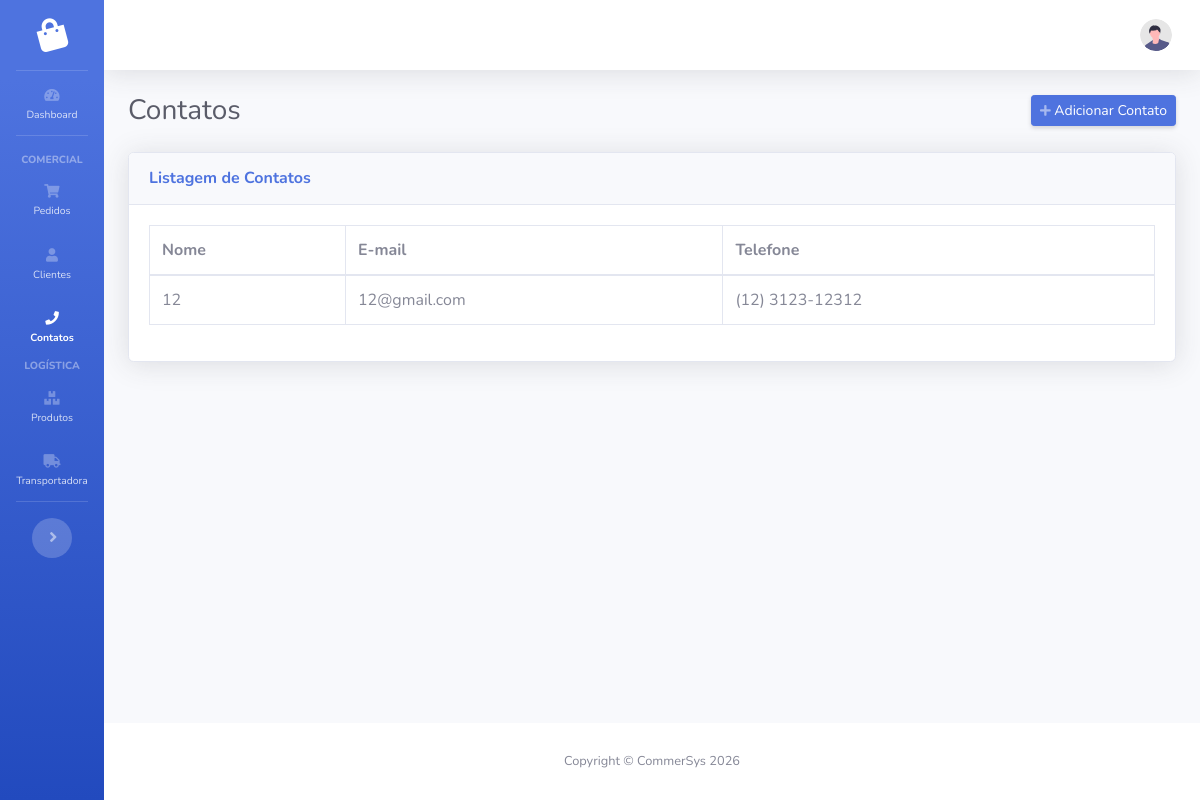
The app's page /comercial/contatos/, older data.
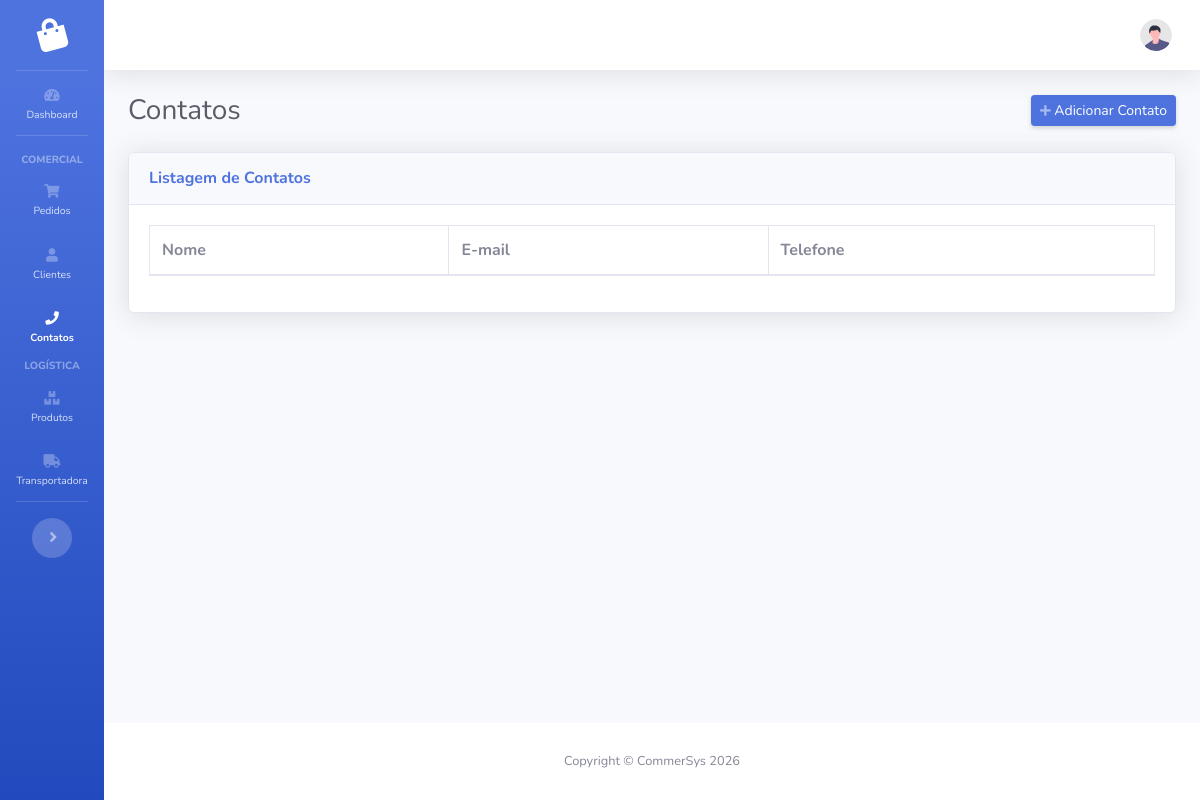
The same page, newer data.
### comercial/models.py (models this page shows, shortened)
class Contato(models.Model):
    nome = models.CharField(max_length=100)
    email = models.EmailField(max_length=254, blank=True, null=True)
    telefone = models.CharField(max_length=20, blank=True, null=True)
    created_at = models.DateTimeField(auto_now_add=True)
    updated_at = models.DateTimeField(auto_now=True)

### comercial/views.py (the view)
# urls.py: path('contatos/', views.ContatoListView.as_view(), name='contatos'),
class ContatoListView(ListView):
    model = Contato
    template_name = "comercial/contato_list.html"
    context_object_name = "contatos"

### comercial/templates/comercial/contato_list.html (shortened to what this page needs)
{% extends 'base.html' %}
{% load static %}
{% load humanize %}
{% block extra_css %}
    <link href="https://cdn.datatables.net/1.10.25/css/dataTables.bootstrap4.min.css"
          rel="stylesheet" />
{% endblock extra_css %}
{% block content %}
    <div class="d-flex align-items-center justify-content-between mb-4">
        <h1 class="h3 mb-0 text-gray-800">Contatos</h1>
        <a href="{% url 'comercial:contato_create' %}"
           class="d-sm-inline-block btn btn-sm btn-primary shadow-sm">
            <i class="fas fa-plus fa-sm text-white-50"></i>
            <span class="d-none d-sm-inline">Adicionar Contato</span>
        </a>
    </div>
    <div class="card shadow mb-4">
        <div class="card-header py-3">
            <h6 class="m-0 font-weight-bold text-primary">Listagem de Contatos</h6>
        </div>
        <div class="card-body">
            <div class="table-responsive">
                <table class="table table-bordered table-hover"
                       id="dataTable"
                       width="100%"
                       cellspacing="0">
                    <thead>
                        <tr>
                            <th>Nome</th>
                            <th>E-mail</th>
                            <th>Telefone</th>
                        </tr>
                    </thead>
                    <tbody>
                        {% for contato in contatos %}
                            <tr data-bs-detail="{% url 'comercial:contato_detail' contato.id %}"
                                style="cursor: pointer">
                                <td>{{ contato.nome|default_if_none:'Não inserido' }}</td>
                                <td>{{ contato.email|default_if_none:'Não inserido' }}</td>
                                <td>{{ contato.telefone|default_if_none:'Não inserido' }}</td>
                            </tr>
                        {% endfor %}
                    </tbody>
                </table>
            </div>
        </div>
    </div>
{% endblock content %}

### templates/base.html (shortened to what this page needs)
{% load static %}
<!DOCTYPE html>
<html lang="pt-br">
  <head>
    <link
      href="https://cdnjs.cloudflare.com/ajax/libs/font-awesome/5.15.3/css/all.min.css"
      rel="stylesheet"
      type="text/css"
    />
    <link
      href="https://cdn.jsdelivr.net/npm/bootstrap@4.6.0/dist/css/bootstrap.min.css"
      rel="stylesheet"
    />
    <link href="{% static 'css/sb-admin-2.css' %}" rel="stylesheet" />
    {% block extra_css %}{% endblock %}
  </head>
  <body id="page-top" class="sidebar-toggled">
    <div id="wrapper">
      {% include 'partials/_sidebar.html' %}
      <div id="content-wrapper" class="d-flex flex-column">
        <div id="content">
          {% include 'partials/_topbar.html' %}
          <div class="container-fluid">{% block content %}{% endblock %}</div>
        </div>
        {% include 'partials/_footer.html' %}
      </div>
    </div>
  </body>
</html>

### templates/partials/_sidebar.html (shortened to what this page needs)
{% load static %}
<ul
  class="navbar-nav bg-gradient-primary sidebar sidebar-dark accordion toggled"
  id="accordionSidebar"
>
  <a
    class="sidebar-brand d-flex align-items-center justify-content-center"
    href="{% url 'index' %}"
  >
    <div class="sidebar-brand-icon rotate-n-15">
      <i class="fas fa-shopping-bag"></i>
    </div>
  </a>
  <hr class="sidebar-divider my-0" />
  <li
    class="nav-item {% if 'index' in request.resolver_match.url_name %} active {% endif %}"
  >
    <a class="nav-link" href="{% url 'index' %}">
      <i class="fas fa-fw fa-tachometer-alt"></i>
      <span>Dashboard</span></a
    >
  </li>
  <hr class="sidebar-divider" />
  <div class="sidebar-heading">Comercial</div>
  <li
    class="nav-item {% if 'pedido' in request.resolver_match.url_name %} active {% endif %}"
  >
    <a class="nav-link" href="{% url 'comercial:pedidos' %}">
      <i class="fas fa-shopping-cart"></i>
      <span>Pedidos</span></a
    >
  </li>
  <li
    class="nav-item {% if 'cliente' in request.resolver_match.url_name %} active {% endif %}"
  >
    <a class="nav-link" href="{% url 'comercial:clientes' %}">
      <i class="fas fa-user"></i>
      <span>Clientes</span></a
    >
  </li>
  <li
    class="nav-item {% if 'contato' in request.resolver_match.url_name %} active {% endif %}"
  >
    <a class="nav-link" href="{% url 'comercial:contatos' %}">
      <i class="fas fa-phone"></i>
      <span>Contatos</span></a
    >
  </li>
  <div class="sidebar-heading">Logística</div>
  <li
    class="nav-item {% if 'produto' in request.resolver_match.url_name %} active {% endif %}"
  >
    <a class="nav-link" href="{% url 'logistica:produtos' %}">
      <i class="fas fa-boxes"></i>
      <span>Produtos</span></a
    >
  </li>
  <li
    class="nav-item {% if 'transportadora' in request.resolver_match.url_name %} active {% endif %}"
  >
    <a class="nav-link" href="{% url 'logistica:transportadoras' %}">
      <i class="fas fa-truck"></i>
      <span>Transportadora</span></a
    >
  </li>
  <hr class="sidebar-divider" />
  <div class="text-center d-none d-md-inline">
    <button class="rounded-circle border-0" id="sidebarToggle"></button>
  </div>
</ul>

### templates/partials/_topbar.html (shortened to what this page needs)
{% load static %}
<nav
  class="navbar navbar-expand navbar-light bg-white topbar mb-4 static-top shadow"
>
  <ul class="navbar-nav ml-auto">
    <li class="nav-item dropdown no-arrow">
      <a
        class="nav-link dropdown-toggle"
        href="#"
        id="userDropdown"
        role="button"
        data-toggle="dropdown"
        aria-haspopup="true"
        aria-expanded="false"
      >
        <img
          class="img-profile rounded-circle"
          src="{% static 'img/undraw_profile.svg' %}"
        />
      </a>
    </li>
  </ul>
</nav>

### templates/partials/_footer.html
<footer class="sticky-footer bg-white">
  <div class="container my-auto">
    <div class="copyright text-center my-auto">
      <span>Copyright &copy; CommerSys {% now "Y" %}</span>
    </div>
  </div>
</footer>

Row changes from the older to the newer data that the page shows:
removed Contato: nome "12", email "12@gmail.com", telefone "(12) 3123-12312"
